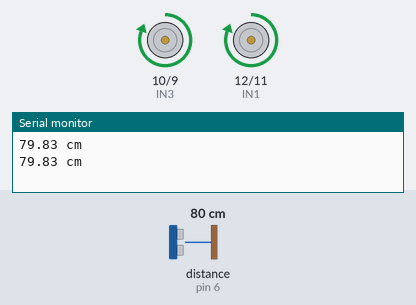
Bench run of a sketch on a simulated Arduino Uno, built with avr-gcc and run on an emulated ATmega328P. Parts: motor-driver pin pairs drawn as motors (green arrow = first pin HIGH = forward, orange = second pin HIGH = backward, longer = more drive), the last lines printed to the serial monitor. Wiring (inferred from the names in the program): ultrasonic range finder: trigger pin 7; echo pin 6. Inputs (shaded band) come from the test bench; at power-on: distance to the obstacle (sensor on pin 6) 80 cm. The echo pulse lasts 58.3 µs per cm.

Above: at 1.8 s.
1.9 s: distance to the obstacle (sensor on pin 6) set to 12 cm
5.4 s: distance to the obstacle (sensor on pin 6) set to 9 cm
At 7.2 s:
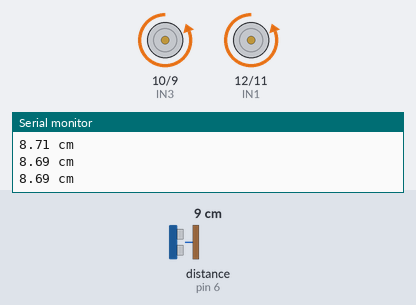
7.5 s: distance to the obstacle (sensor on pin 6) set to 18 cm
At 7.9 s:
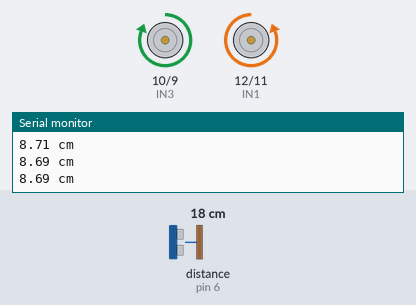
11.5 s: distance to the obstacle (sensor on pin 6) set to 2 cm
At 11.9 s:
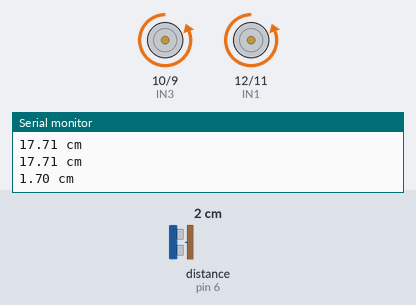
Timing chart, 0 to 14.0 s (numbered marks = the images above; inputs shaded):
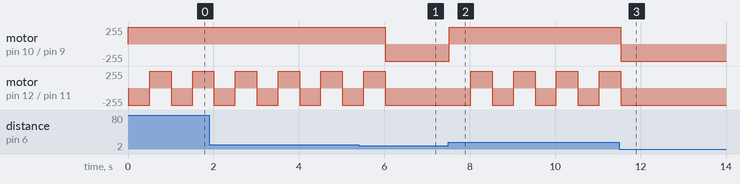

Measured:
- the behaviour switches between 11 and 10 cm on distance to the obstacle (sensor on pin 6) (found by bisection; images 0 and 1)
- after the input at 5.4 s, motor on pin 10 (IN3) / pin 9 (IN4): forward 255/255 → backward 255/255 after 0.62 s; motor on pin 12 (IN1) / pin 11 (IN2): goes on until 6.0 s, then stays backward 255/255
- after the input at 7.5 s, motor on pin 10 (IN3) / pin 9 (IN4): backward 255/255 → forward 255/255 at once; motor on pin 12 (IN1) / pin 11 (IN2): alternates forward 255/255 for 0.50 s and backward 255/255 for 0.50 s, starting after 0.52 s
- after the input at 11.5 s, motor on pin 10 (IN3) / pin 9 (IN4): forward 255/255 → backward 255/255 at once; motor on pin 12 (IN1) / pin 11 (IN2): goes on until 11.5 s, then stays backward 255/255
- by itself, motor on pin 12 (IN1) / pin 11 (IN2): alternates forward 255/255 for 0.50 s and backward 255/255 for 0.50 s

The sketch:

ControlarDosMotoresDC_Puente_H__F4_SensorUltrasonido_ino.ino
```cpp
/*
 Ejemplo de control de motor DC usando modulo L298
 http://electronilab.co/tienda/driver-dual-para-motores-full-bridge-l298n/

 El programa activa el motor en un sentido por 4 segundos,
 para el motor por 500 ms, activa el motor en sentido inverso por 4 segundos
 y se detiene por 5 segundos. Luego repite la acción indefinidamente.

 Creado 16/05/14
 por Andres Cruz
 ELECTRONILAB.CO
 */


// Variable del sensor ultrasonido
#define trigPin 7
#define echoPin 6


int led2 = 5;
int led = 4;

int IN2 = 11;
int IN1 =12;
int IN3 = 10;
int IN4 = 9;

void setup()
{

  Serial.begin (9600);
  pinMode(trigPin, OUTPUT);
  pinMode(echoPin, INPUT);

  //Definir la salida del puente H
  pinMode (IN4, OUTPUT);    // Input4 conectada al pin 9
  pinMode (IN3, OUTPUT);    // Input3 conectada al pin 10
  pinMode (IN2, OUTPUT);    // Input2 conectada al pin 11
  pinMode (IN1, OUTPUT);    // Input1 conectada al pin 12
}
void loop()
{
  // Esperar por la conexion
 // delay(3000);

   float duration, distance;

  digitalWrite(trigPin, LOW);  // Added this line

  delayMicroseconds(2); // Added this line

  digitalWrite(trigPin, HIGH);

//  delayMicroseconds(1000); - Removed this line

  delayMicroseconds(10); // Added this line

  digitalWrite(trigPin, LOW);

  duration = pulseIn(echoPin, HIGH);

  distance = (duration/2) / 29.1;

  if (distance < 10) {  // This is where the LED On/Off happens

    digitalWrite(led,HIGH); // When the Red condition is met, the Green LED should turn off

  digitalWrite(led2,LOW);
        // Motor retrocede
  digitalWrite (IN4, HIGH);
  digitalWrite (IN3, LOW);


  //Cruzan las ruedas delanteras
  digitalWrite (IN2, HIGH);
  digitalWrite (IN1, LOW);


}

  else {

    digitalWrite(led,LOW);

    digitalWrite(led2,HIGH);
    //digitalWrite(Pin, LOW);

      // Motor gira en un sentido hacia adelante Rueda de Empuje traseras
      digitalWrite (IN4, LOW);
      digitalWrite (IN3, HIGH);

        //Cruzan las ruedas delanteras

        digitalWrite (IN2, HIGH);
        digitalWrite (IN1, LOW);

        delay(500);

        digitalWrite (IN2, LOW);
        digitalWrite (IN1, HIGH);
        if (IN2 == HIGH){
           Serial.println("Hola Mundo");


        }


  }

  if (distance >= 200 || distance <= 0){

    Serial.println("Out of range");
    digitalWrite(trigPin, LOW);

    //digitalWrite(Pin, HIGH);
    //pinMode(reset, OUTPUT);
    //Serial.begin(9600);
    //Serial.println("Reset");
    //delay(200);


  }

  else {

    Serial.print(distance);

    Serial.println(" cm");

  }

  delay(500);


/*

  // Motor gira en un sentido hacia adelante Rueda de Empuje traseras
  digitalWrite (IN4, LOW);
  digitalWrite (IN3, HIGH);
  //digitalWrite (IN2, HIGH);
  //digitalWrite (IN1, LOW);
  delay(2000);


    // Motor gira en un sentido hacia atras Rueda de Empuje traseras
  //digitalWrite (IN4, HIGH);
  //digitalWrite (IN3, LOW);
    delay(3000);

  digitalWrite (IN4, LOW);
  digitalWrite (IN3, LOW);
  digitalWrite (IN2, HIGH);
  digitalWrite (IN1, LOW);


  delay(500);

  digitalWrite (IN2, LOW);
  digitalWrite (IN1, HIGH);
  delay(500);
  /*
  // Motor no gira
  digitalWrite (IN4, LOW);
  digitalWrite (IN2, LOW);
  delay(500);
  // Motor gira en sentido inverso
  digitalWrite (IN3, HIGH);
  delay(4000);
  // Motor no gira
  digitalWrite (IN3, LOW);
  delay(5000);*/

}
```
